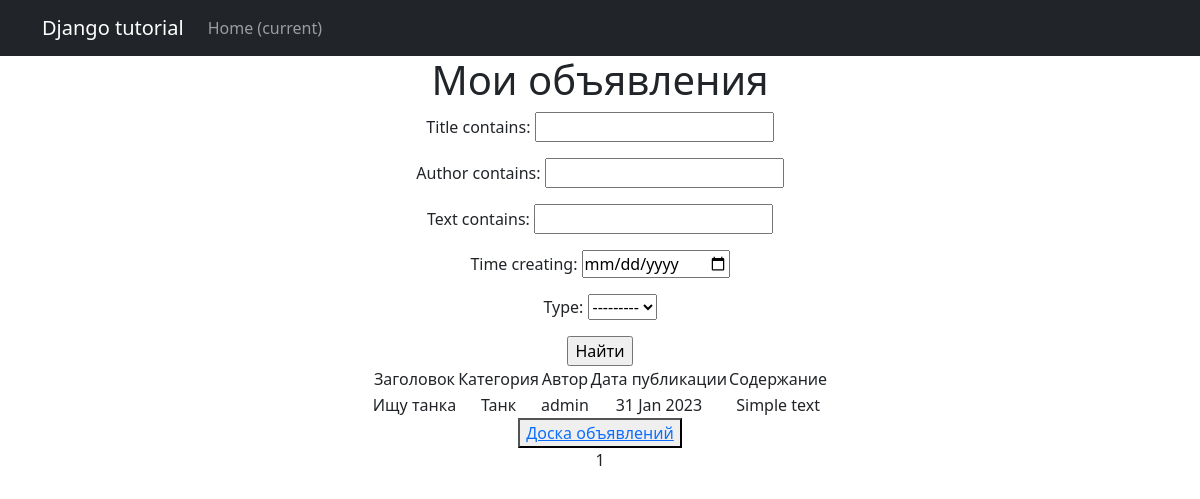
Page /board/my/ (signed in) on the earlier database version.
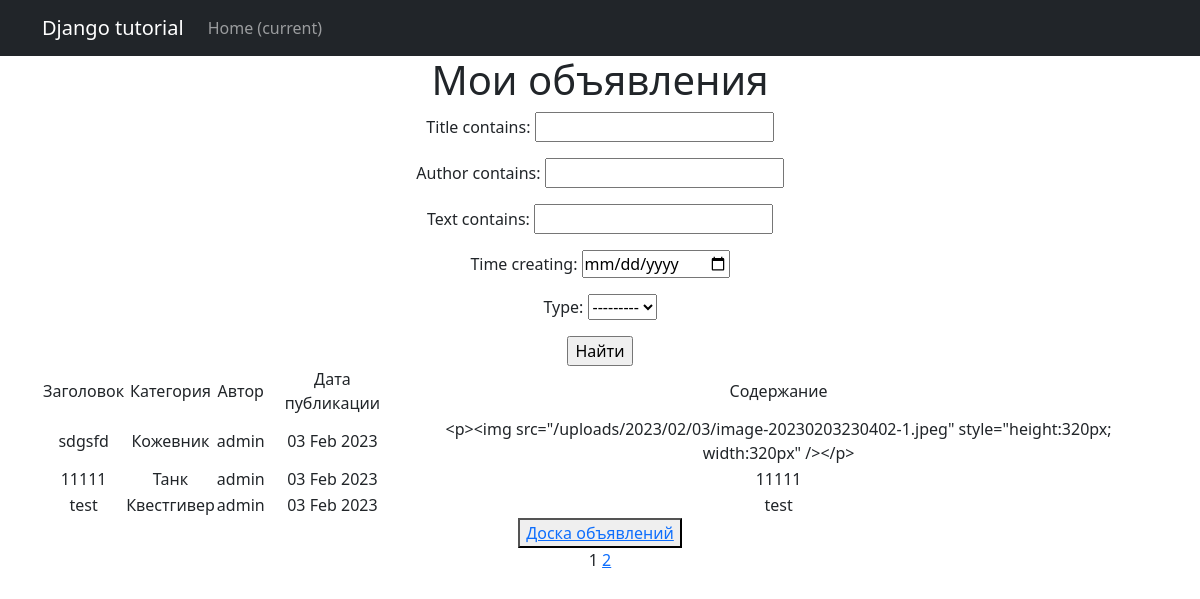
Same page on the later database version.
### board/models.py (models this page shows, shortened)
class Announcement(models.Model):
    tank = 'TN'
    hil = 'HL'
    dd = 'DD'
    torg = 'TG'
    gildm = 'GM'
    kvestg = 'KG'
    kuzn = 'KZ'
    kozhev = 'KV'
    zelev = 'ZL'
    zakl = 'MZ'
    POSITIONS = [
        (tank, 'Танк'),
        (hil, 'Хил'),
        (dd, 'ДД'),
        (torg, 'Торговец'),
        (gildm, 'Гилдмастер'),
        (kvestg, 'Квестгивер'),
        (kuzn, 'Кузнец'),
        (kozhev, 'Кожевник'),
        (zelev, 'Зельевар'),
        (zakl, 'Мастер заклинаний'),
    ]
    type = models.CharField(max_length=2, choices=POSITIONS, default=tank)
    title = models.CharField(max_length=100)
    author = models.ForeignKey(User, blank=True, null=True, on_delete=models.CASCADE)
    text = RichTextUploadingField()
    time_creating = models.DateTimeField(auto_now_add=True)

### board/views.py (the view)
# urls.py: path('my/', BoardMy.as_view(), name='my_ann'),
class BoardMy(LoginRequiredMixin, ListView):
    model = Announcement
    ordering = '-time_creating'
    template_name = 'boardmy.html'
    context_object_name = 'anns'
    paginate_by = 10
    def get_queryset(self):
        queryset = super().get_queryset()
        self.filterset = BoardFilter(self.request.GET, queryset)
        return self.filterset.qs
    def get_context_data(self, **kwargs):
        context = super().get_context_data(**kwargs)
        context['filterset'] = self.filterset
        context['user_id'] = self.request.user.id
        return context

### board/templatetags/custom_tags.py (called while the page is built)
@register.simple_tag(takes_context=True)
def url_replace(context, **kwargs):
   d = context['request'].GET.copy()
   for k, v in kwargs.items():
       d[k] = v
   return d.urlencode()

### templates/boardmy.html (shortened to what this page needs)
{% extends 'default.html' %}
{% load custom_tags %}
{% block content %}
<h1>Мои объявления</h1>
   <form action="" method="get">
       {{ filterset.form.as_p }}
       <input type="submit" value="Найти" />
   </form>
    {% if anns %}
        <table align="center">
            <tr>
                <td>Заголовок</td>
                <td>Категория</td>
                <td>Автор</td>
                <td>Дата публикации</td>
                <td>Содержание</td>
            </tr>
            {% for ann in anns %}
            {% if ann.author.id == user_id %}
            <tr>
                <td>{{ ann.title }}</td>
                <td>{{ ann.get_type_display }}</td>
                <td>{{ ann.author }}</td>
                <td>{{ ann.time_creating|date:'d M Y' }}</td>
                <td>{{ ann.text|truncatewords:20 }}</td>
            </tr>
            {% endif %}
            {% endfor %}
        </table>
    {% else %}
        <h2>Объявлений нет!</h2>
    {% endif %}
<button> <a href="{% url 'board' %}"> Доска объявлений </a></button><br>
   {{ page_obj.number }}
   {% if page_obj.has_next %}
       <a href="?{% url_replace page=page_obj.next_page_number %}">{{ page_obj.next_page_number }}</a>
   {% endif %}
{% endblock content %}

Differences in the rows shown:
no longer on this page (row edited): Announcement: title "Ищу танка", type "Танк", author "admin", time_creating "31 Jan 2023", text "Simple text"
added Announcement: title "sdgsfd", type "Кожевник", author "admin", time_creating "03 Feb 2023", text "<p><img src=\"/uploads/2023/02/03/image-20230203230402-1.jpeg\" style=\"height:320px; width:320px\" /></p>"
added Announcement: title "11111", type "Танк", author "admin", time_creating "03 Feb 2023", text "11111"
added Announcement: title "test", type "Квестгивер", author "admin", time_creating "03 Feb 2023", text "test"
Other differences:
{{ page_obj.next_page_number }}: (not shown) → "2"
